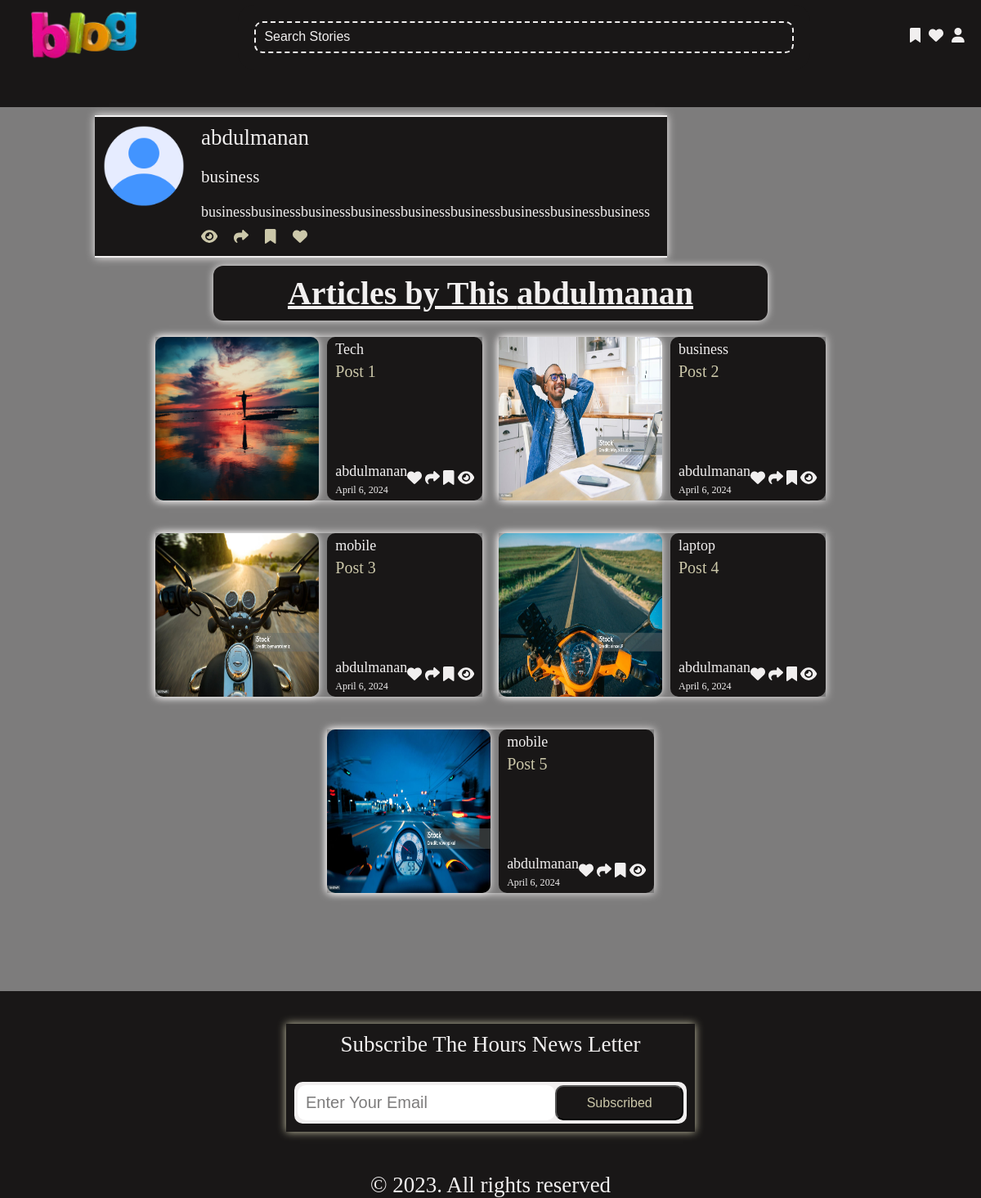
Page /author/1 on the committed database.
### posts/models.py (models this page shows, shortened)
class Author(models.Model):
    user = models.ForeignKey(User,on_delete=models.CASCADE)
    prof = models.CharField(max_length=250)
    info = models.TextField()
    crated_at = models.DateField(auto_now_add=True)
    updated_at= models.DateField(auto_now=True)
    avatar = models.ImageField(upload_to='author/',blank=True, null=True)

class Post(models.Model):
    title = models.CharField(max_length=250)
    category = models.ForeignKey(Category, on_delete=models.CASCADE)
    author = models.ForeignKey(Author, on_delete=models.CASCADE)
    image = models.ImageField(upload_to='posts/',blank=True, null=True)
    overview = models.TextField()
    content = RichTextField(null=True,blank=True)
    featured = models.BooleanField(default=False)
    views = models.PositiveSmallIntegerField(default=0)
    shares = models.PositiveSmallIntegerField(default=0)
    created_at = models.DateField(auto_now_add=True)
    updated_at= models.DateField(auto_now=True)
    previous = models.ForeignKey('self', on_delete=models.SET_NULL, related_name='postprevious', null=True)
    next = models.ForeignKey('self', on_delete=models.SET_NULL, related_name='postnext',null=True)

class Category(models.Model):
    title = models.CharField(max_length=250)
    views = models.PositiveSmallIntegerField(default=0)
    featured = models.BooleanField(default=False)
    image = models.ImageField(upload_to='cats/',blank=True, null=True)
    def __str__(self):
        return self.title

### posts/views.py (the view)
# urls.py: path('author/<id>',views.author,name='author'),
def author(request,id):
    author = models.Author.objects.get(id=id)
    posts = models.Post.objects.filter(author=author)
    ctx = {
        'author':author,
        'posts':posts
    }
    return render(request,'author.html',ctx)

### templates/author.html (shortened to what this page needs)
{% extends "base.html" %}{% load static %}
{% block main %}
    <main>
        <section class="author">
            {% if author.avatar %}
            <img src="{{author.avatar.url}}" class="avatar" alt="">
            {% else %}
            <img src="/images/user.png" class="avatar" alt="">
            {% endif %}
            <div>
                <h2><a href="#">{{author.user.username}}</a></h2>
                <h3>{{author.prof}}</h3>
                <p>{{author.info}}</p>
                <ul>
                    <li>
                        <a href="#">
                        </a>
                    </li>
                    <li>
                        <a href="#">
                        </a>
                    </li>
                    <li>
                        <a href="#">
                            <svg xmlns="http://www.w3.org/2000/svg" height="1em" viewBox="0 0 384 512">
                                <path
                                    d="M0 48V487.7C0 501.1 10.9 512 24.3 512c5 0 9.9-1.5 14-4.4L192 400 345.7 507.6c4.1 2.9 9 4.4 14 4.4c13.4 0 24.3-10.9 24.3-24.3V48c0-26.5-21.5-48-48-48H48C21.5 0 0 21.5 0 48z" />
                            </svg>
                        </a>
                    </li>
                    <li>
                        <a href="#">
                        </a>
                    </li>
                </ul>
            </div>
        </section>
        <h1 id="author">Articles by This {{author.user.username}}</h1>
        <section class="posts">
            {% for post in posts %}
            <div class="post">
                {% if post.image %}
                <img src="{{post.image.url}}" alt="">
                {% else %}
                <img src="/images/main3.jpg" alt="">
                {% endif %}
                <div class="postdata">
                    <div>
                        <h4> <a href="#">{{post.category}}</a></h4>
                        <h3>
                            <a href="{% url "post" post.id %}">{{post.title}}</a>
                        </h3>
                    </div>
                    <div class="authorinfo">
                        <div>
                            <h4><a href="{% url "author" post.id %}">{{post.author.user.username}}</a></h4>
                            <h6>{{post.created_at}}</h6>
                        </div>
                        <ul>
                            <li>
                                <a href="#">
                                </a>
                            </li>
                            <li>
                                <a href="#">
                                </a>
                            </li>
                            <li>
                                <a href="#">
                                    <svg xmlns="http://www.w3.org/2000/svg" height="1em" viewBox="0 0 384 512">
                                        <path
                                            d="M0 48V487.7C0 501.1 10.9 512 24.3 512c5 0 9.9-1.5 14-4.4L192 400 345.7 507.6c4.1 2.9 9 4.4 14 4.4c13.4 0 24.3-10.9 24.3-24.3V48c0-26.5-21.5-48-48-48H48C21.5 0 0 21.5 0 48z" />
                                    </svg>
                                </a>
                            </li>
                            <li>
                                <a href="#">
                                </a>
                            </li>
                        </ul>
                    </div>
                </div>
            </div>
            {% endfor %}
        </section>
    </main>
   {% endblock main %}

### static/css/style.css (style rules this page uses)
.postdata { display: flex; flex-direction: column; justify-content: space-between; }
.postdata h4 { margin-bottom: 5px; color: var(--light); }
.postdata h3 { height: 44px; color: var(--pink); overflow: hidden; text-overflow: ellipsis; display: -webkit-box; -webkit-box-orient: vertical; -webkit-line-clamp: 2; font-size: 18px; }
.authorinfo { display: flex; justify-content: space-between; align-items: center; }
.authorinfo ul { display: flex; list-style: none; gap: 4px; }
.authorinfo svg { fill: var(--light); }
@media (min-width:768px) { .postdata h3 { height: 68px; -webkit-line-clamp: 3; font-size: 20px; } }

### static/css/author.css (style rules this page uses)
.avatar { width: 100px; height: 100px; }
.author { background-color: var(--secondary); border: 2px solid var(--light); border-left: none; border-right: none; margin: 30px auto; padding: 10px; display: flex; gap: 20px; color: var(--light); max-width: 700px; box-shadow: 0 0 10px var(--light); }
.author ul svg { fill: var(--pink); }
.author ul { display: flex; gap: 20px; list-style: none; margin-top: 10px; }
.author h3 { margin: 20px 0px; }
#author { text-align: center; font-size: 40px; font-weight: bold; color: var(--light); text-decoration: underline; background-color: var(--secondary); padding: 20px 0; border-radius: 12px; box-shadow: 0 0 10px var(--light); }
.posts { display: flex; flex-wrap: wrap; gap: 20px; justify-content: center; margin: 20px 0; }
.posts img { width: 80px; border-radius: 10px; aspect-ratio: 1; display: block; box-shadow: 0 0 10px var(--light); }
.posts .post { display: flex; gap: 10px; margin-bottom: 20px; max-width: 600px; box-shadow: 0 0 10px var(--light); }
.posts .post>div { background-color: var(--secondary); border-radius: 10px; color: var(--light); padding: 5px 10px; margin: 0 auto; }
.postdata { display: flex; flex-direction: column; justify-content: space-between; }
.postdata h4 { margin-bottom: 5px; color: var(--light); }
.postdata h3 { height: 44px; color: var(--pink); overflow: hidden; text-overflow: ellipsis; display: -webkit-box; -webkit-box-orient: vertical; -webkit-line-clamp: 2; font-size: 18px; }
.authorinfo { display: flex; justify-content: space-between; align-items: center; }
.authorinfo ul { display: flex; list-style: none; gap: 4px; }
.authorinfo svg { fill: var(--light); }
@media (min-width:768px) { .posts img { width: 160px; } }
@media (min-width:768px) { #author { width: 90%; margin: auto; padding: 10px; } }
@media (min-width:768px) { .postdata h3 { height: 68px; -webkit-line-clamp: 3; font-size: 20px; } }
@media (min-width:1024px) { .posts img { width: 200px; } }
@media (min-width:1024px) { .posts .post { max-width: 690px; } }
@media (min-width:1024px) { #author { width: 70%; } }

### static/css/post.css (style rules this page uses)
.avatar { width: 100px; height: 100px; }
.author { border: 2px solid var(--light); border-left: none; border-right: none; margin: 10px 0; padding: 10px; display: flex; gap: 20px; color: var(--light); }
.author ul svg { fill: var(--pink); }
.author ul { display: flex; gap: 20px; list-style: none; margin-top: 10px; }
.author h3 { margin: 20px 0px; }

### static/css/base.css (style rules this page uses)
:root { --primary: #7D7C7C; --secondary: #191717; --pink: #CCC8AA; --light: #F1EFEF; --dark: #113946; }
* { margin: 0; padding: 0; box-sizing: border-box; }
html { scroll-behavior: smooth; }
body { font-size: 18px; font-weight: 500; background-color: var(--primary); color: var(--secondary); }
main { width: 100%; margin-right: auto; margin-left: auto; padding-right: 1rem; padding-left: 1rem; }
a { text-decoration: none; color: inherit; }
@media (min-width: 567px) { main { max-width: 540px; } }
@media (min-width: 768px) { main { max-width: 720px; } }
@media (min-width: 1024px) { main { max-width: 1000px; } }
h1, h2, h3, h4, h5, h6 { font-weight: 500; }
p { font-weight: 500; }

### static/css/nav.css (style rules this page uses)
::placeholder { color: var(--light); font-size: 16px; }

### rows in the picture
Author: avatar (placeholder picture), user.username "abdulmanan", prof "business", info "businessbusinessbusinessbusinessbusinessbusinessbusinessbusinessbusiness"
Post: image (picture), category "Tech", title "Post 1", author.user.username "abdulmanan", created_at "April 6, 2024"
Post: image (picture), category "business", title "Post 2", author.user.username "abdulmanan", created_at "April 6, 2024"
Post: image (picture), category "mobile", title "Post 3", author.user.username "abdulmanan", created_at "April 6, 2024"
Post: image (picture), category "laptop", title "Post 4", author.user.username "abdulmanan", created_at "April 6, 2024"
Post: image (picture), category "mobile", title "Post 5", author.user.username "abdulmanan", created_at "April 6, 2024"
